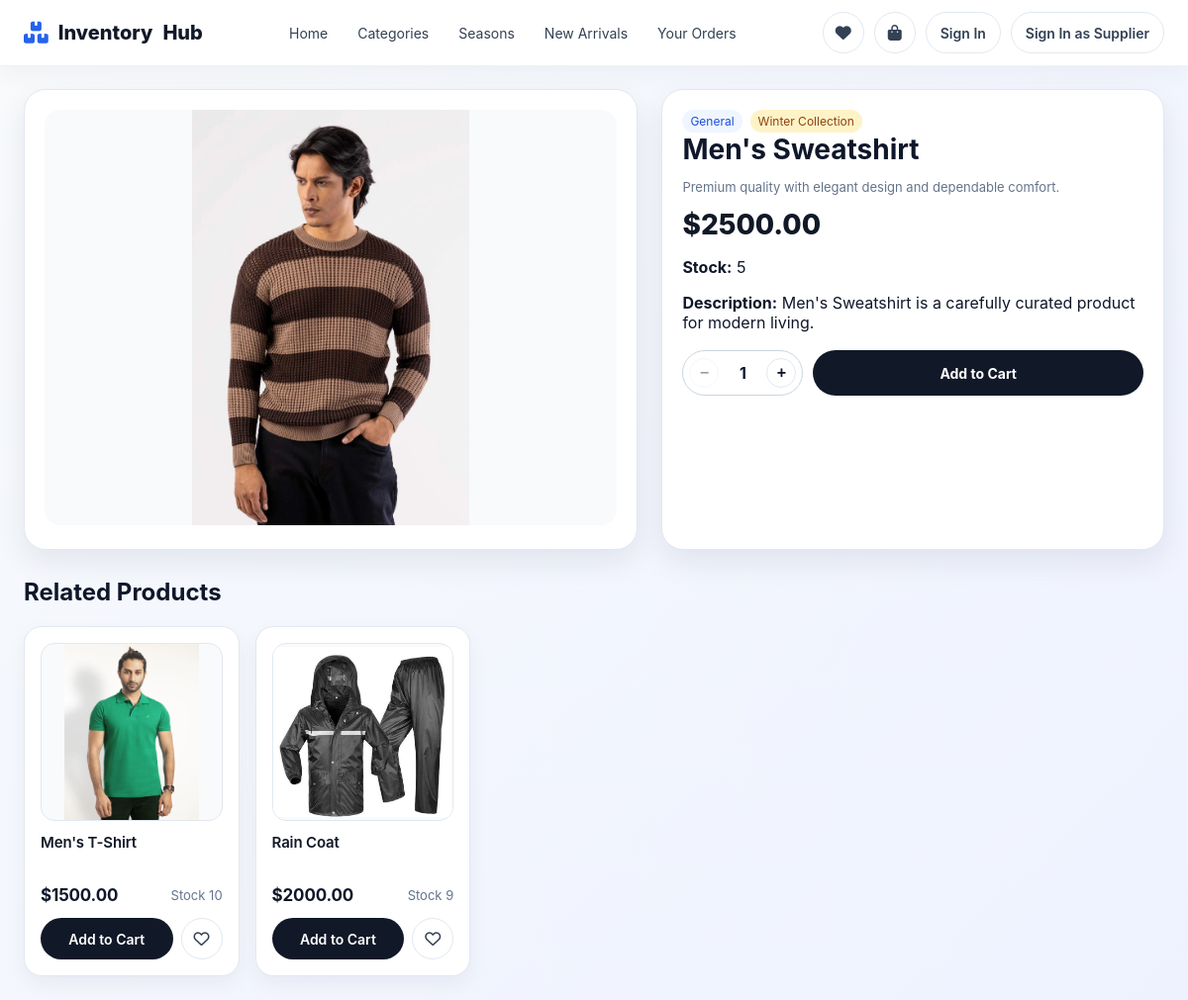
The app's page /accounts/buyer/product/4/ with its own data.
### accounts/models.py (models this page shows, shortened)
class Product(models.Model):
    name = models.CharField(max_length=255)
    category = models.ForeignKey(Category, on_delete=models.SET_NULL,null=True, blank=True)
    season = models.ForeignKey(Season, on_delete=models.SET_NULL, null=True, blank=True)
    price = models.DecimalField(max_digits=10, decimal_places=2,validators=[MinValueValidator(0.01)])
    quantity = models.PositiveIntegerField()
    picture = models.ImageField(upload_to=UniqueFileName('product_images/'), null=True, blank=True)
    created_at = models.DateTimeField(auto_now_add=True)

class Season(models.Model):
    name = models.CharField(max_length=100)

### accounts/views.py (the view)
# urls.py: path('<str:user_type>/product/<int:product_id>/', views.buyer_product_detail, name='buyer_product_detail'),
def buyer_product_detail(request, user_type, product_id):
    product = get_object_or_404(Product, id=product_id)
    related_products = Product.objects.select_related('category', 'season').filter(category=product.category).exclude(id=product.id)[:4]
    seasonal_products = Product.objects.select_related('category', 'season').filter(season=product.season).exclude(id=product.id).exclude(id__in=[p.id for p in related_products])[:4]
    return render(request, 'accounts/buyer_product_detail.html', {
        'product': product,
        'related_products': related_products,
        'seasonal_products': seasonal_products,
        'wishlist_ids': request.session.get('wishlist', []),
        'cart_product_ids': list(request.session.get('cart', {}).keys()),
    })

### accounts/context_processors.py (called while the page is built)
def auth_status(request):
    current_buyer = None
    current_supplier = None
    buyer_id = request.session.get('buyer_id')
    supplier_id = request.session.get('supplier_id')
    if buyer_id:
        current_buyer = Buyer.objects.filter(id=buyer_id).first()
    if supplier_id:
        current_supplier = Supplier.objects.filter(id=supplier_id).first()
    return {
        'current_buyer': current_buyer,
        'current_supplier': current_supplier,
    }

def storefront_nav(request):
    cart = request.session.get('cart', {})
    wishlist = request.session.get('wishlist', [])
    _, cart_count = _cart_summary(cart) if isinstance(cart, dict) else (None, 0)
    return {
        'nav_categories': Category.objects.all().order_by('name'),
        'nav_seasons': Season.objects.all().order_by('name'),
        'nav_cart_count': cart_count,
        'nav_wishlist_count': len(wishlist),
    }

### accounts/views.py (called while the page is built, shortened)
def _cart_summary(cart):
    product_ids = [int(pid) for pid in cart.keys() if str(pid).isdigit()]
    products = {p.id: p for p in Product.objects.filter(id__in=product_ids)}
    total = Decimal('0.00')
    count = 0
    return total, count

### accounts/templates/accounts/buyer_product_detail.html (shortened to what this page needs)
{% extends 'accounts/buyer_base.html' %}
{% block content %}
<div class="detail-shell">
    <div class="media-card">
        {% if product.picture and product.picture.name %}
        <img src="{{ product.picture.url }}" alt="{{ product.name }}">
        {% else %}
        <img src="/media/product_images/default-image.jpg" alt="{{ product.name }}">
        {% endif %}
    </div>
    <div class="info-card">
        <div class="meta-row">
            <span class="pill">{{ product.category.name|default:'General' }}</span>
            <span class="pill soft">{{ product.season.name|default:'All Season' }}</span>
        </div>
        <h1>{{ product.name }}</h1>
        <p class="muted">Premium quality with elegant design and dependable comfort.</p>
        <div class="price">${{ product.price }}</div>
        <p><strong>Stock:</strong> {{ product.quantity }}</p>
        <p><strong>Description:</strong> {{ product.name }} is a carefully curated product for modern living.</p>
        {% if product.quantity > 0 %}
        <div class="purchase-row">
            <div class="qty-box">
                <button type="button" class="qty-btn" id="qtyMinus" aria-label="Decrease quantity">&minus;</button>
                <span class="qty-value" id="qtyValue">1</span>
                <button type="button" class="qty-btn" id="qtyPlus" aria-label="Increase quantity">&plus;</button>
            </div>
            <button type="button" class="btn btn-primary" id="addToCartBtn"
                    data-add-to-cart-url="{% url 'add_to_cart' product.id %}" data-max="{{ product.quantity }}">
                Add to Cart
            </button>
        </div>
        {% else %}
        <p style="color: #dc2626; font-weight: 700;">Out of Stock</p>
        {% endif %}
    </div>
</div>
{% if related_products or seasonal_products %}
<div style="margin-top: 28px;">
    <div class="section-title" style="margin-bottom: 10px;">
        <h2>Related Products</h2>
    </div>
    <div class="product-grid">
        {% for related in related_products %}
        {% include 'accounts/partials/product_card.html' with product=related %}
        {% endfor %}
    </div>
</div>
{% endif %}
{% endblock %}

### accounts/templates/accounts/partials/product_card.html
<div class="product-card">
    <a class="product-link" href="{% url 'buyer_product_detail' 'buyer' product.id %}">
        <div class="product-image-wrap">
            {% if product.picture and product.picture.name %}
            <img src="{{ product.picture.url }}" alt="{{ product.name }}">
            {% else %}
            <img src="/media/product_images/default-image.jpg" alt="{{ product.name }}">
            {% endif %}
        </div>
        <h3>{{ product.name }}</h3>
        <div class="price-row">
            <span class="price">${{ product.price }}</span>
            {% if product.quantity <= 5 %}
            <span class="stock-low">Only {{ product.quantity }} left</span>
            {% else %}
            <span class="muted">Stock {{ product.quantity }}</span>
            {% endif %}
        </div>
    </a>
    <div class="product-card-actions">
        {% if product.id|stringformat:"s" in cart_product_ids %}
        <button type="button" class="btn-cart" disabled>Added to Cart</button>
        {% else %}
        <button type="button" class="btn-cart" data-add-to-cart="{% url 'add_to_cart' product.id %}">Add to Cart</button>
        {% endif %}
        {% if product.id|stringformat:"s" in wishlist_ids %}
        <button type="button" class="btn-wishlist active" data-toggle-wishlist="{% url 'toggle_wishlist' product.id %}"><i class="fas fa-heart"></i></button>
        {% else %}
        <button type="button" class="btn-wishlist" data-toggle-wishlist="{% url 'toggle_wishlist' product.id %}"><i class="far fa-heart"></i></button>
        {% endif %}
    </div>
</div>

### accounts/templates/accounts/buyer_product_detail.html (style rules this page uses)
.detail-shell { display: grid; grid-template-columns: 1.1fr 0.9fr; gap: 24px; }
.media-card, .info-card, .card { background: white; border-radius: 22px; padding: 20px; box-shadow: 0 12px 30px rgba(15,23,42,0.08); border: 1px solid #e2e8f0; }
.media-card img { width: 100%; height: 420px; object-fit: contain; border-radius: 16px; background: #f8fafc; }
.info-card h1 { margin: 0 0 8px; font-size: 28px; }
.price { font-size: 28px; font-weight: 800; color: #111827; margin: 10px 0; }
.purchase-row { display: flex; gap: 10px; margin-top: 18px; flex-wrap: wrap; }
.qty-box { display: inline-flex; align-items: center; gap: 14px; padding: 0 6px; border: 1px solid #cbd5e1; border-radius: 999px; background: white; height: 46px; }
.qty-btn { width: 30px; height: 30px; border-radius: 999px; border: 1px solid #e2e8f0; background: white; color: #0f172a; font-size: 16px; font-weight: 700; display: inline-flex; align-items: center; justify-content: center; cursor: pointer; line-height: 1; padding: 0; }
.qty-btn:disabled { opacity: 0.4; cursor: default; }
.qty-value { min-width: 20px; text-align: center; font-weight: 700; }
.btn { display: inline-flex; align-items: center; justify-content: center; height: 46px; padding: 0 20px; border-radius: 999px; text-decoration: none; border: none; cursor: pointer; font-weight: 700; font-family: inherit; font-size: 14px; box-sizing: border-box; }
.btn-primary { background: #111827; color: white; flex: 1; }

### accounts/templates/accounts/buyer_base.html (style rules this page uses)
:root { color-scheme: light; }
* { box-sizing: border-box; }
body { margin: 0; font-family: 'Inter', 'Segoe UI', Roboto, Arial, sans-serif; background: linear-gradient(135deg, #f8fafc 0%, #eef2ff 100%); color: #0f172a; }
.product-grid { display: grid; gap: 16px; grid-template-columns: repeat(2, 1fr); }
@media (min-width: 768px) { .product-grid { grid-template-columns: repeat(3, 1fr); } }
@media (min-width: 1200px) { .product-grid { grid-template-columns: repeat(5, 1fr); } }
.product-card { background: white; border-radius: 18px; padding: 16px; box-shadow: 0 8px 20px rgba(15,23,42,0.05); border: 1px solid #e2e8f0; display: flex; flex-direction: column; gap: 12px; transition: box-shadow 0.2s ease, transform 0.2s ease; }
.product-image-wrap { width: 100%; height: 180px; border-radius: 14px; background: #f8fafc; border: 1px solid #e2e8f0; overflow: hidden; flex-shrink: 0; }
.product-card img { width: 100%; height: 100%; object-fit: contain; transition: transform 0.35s ease; }
.product-card h3 { margin: 0; font-size: 15px; font-weight: 600; letter-spacing: -0.01em; line-height: 1.35; height: 2.7em; display: -webkit-box; -webkit-line-clamp: 2; -webkit-box-orient: vertical; overflow: hidden; color: #111827; }
.product-link { flex: 1; text-decoration: none; color: inherit; display: flex; flex-direction: column; gap: 12px; }
.product-card-actions { display: flex; gap: 8px; margin-top: auto; }
.price-row { display: flex; justify-content: space-between; align-items: center; height: 22px; }
.price-row .price { color: #0f172a; font-weight: 700; font-size: 17px; letter-spacing: -0.01em; }
.muted { color: #64748b; font-size: 13px; }
.meta-row { display: flex; flex-wrap: wrap; gap: 8px; }
.pill { display: inline-flex; padding: 4px 8px; border-radius: 999px; font-size: 12px; background: #eff6ff; color: #1d4ed8; }
.pill.soft { background: #fef3c7; color: #92400e; }
.btn-cart { flex: 1; display: inline-flex; align-items: center; justify-content: center; height: 42px; padding: 0 16px; border-radius: 999px; border: none; cursor: pointer; font-family: inherit; font-size: 14px; font-weight: 600; background: #111827; color: white; box-sizing: border-box; white-space: nowrap; overflow: hidden; text-overflow: ellipsis; transition: background 0.2s ease; }
.btn-wishlist { width: 42px; height: 42px; padding: 0; flex: 0 0 42px; border: 1px solid #e2e8f0; background: white; color: #334155; border-radius: 999px; cursor: pointer; display: inline-flex; align-items: center; justify-content: center; font-size: 16px; box-sizing: border-box; transition: color 0.15s ease, background 0.15s ease, border-color 0.15s ease, transform 0.15s ease; }

### records on screen
Product: picture (picture), category.name "General", season.name "Winter Collection", name "Men's Sweatshirt", price "2500.00", quantity "5"
Product: picture (picture), name "Men's T-Shirt", price "1500.00", quantity "10", shows "Add to Cart"
Product: picture (picture), name "Rain Coat", price "2000.00", quantity "9", shows "Add to Cart"
